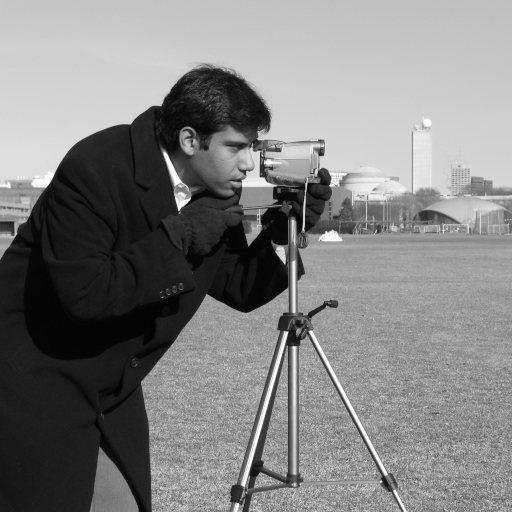
#> input picture skimage.data.camera(), 512 x 512 px
$ jupyter execute --allow-errors Lab5.3.ipynb
#> lines starting #> are read from the running program, lines starting #| are printed output that depends on the picture; after the words box and inside, x2 and y2 are one past the last pixel; in counts of white or black regions, pixels touching at a corner belong together
# Ideal Lowpass Filter for 2-D Signals: Continuous and Discrete Signals (image)

# I – Bộ lọc thông thấp lý tưởng cho tín hiệu liên tục 2 chiều

Khi làm việc với một bộ lọc thông thấp lý tưởng hình chữ nhật kích thước $P \times Q$ trong tín hiệu 2D (ví dụ như ảnh), nguyên lý vẫn tương tự như bộ lọc thông thấp hình tròn, nhưng hình dạng vùng thông (pass-band) thay đổi. Thay vì dùng bán kính để xác định tần số cắt, ta xác định các tần số cắt theo hai trục $u$ và $v$, tạo thành vùng elip hoặc hình chữ nhật trong miền tần số.

---

## A – Bộ lọc thông thấp hình chữ nhật cho tín hiệu liên tục

### 1. Biến đổi Fourier

Với tín hiệu 2D $f(x, y)$, biến đổi Fourier được tính như sau:

$$
F(u, v) = \int_{-\infty}^{\infty} \int_{-\infty}^{\infty} f(x, y) e^{-i2\pi(ux + vy)} \, dx \, dy
$$

---

### 2. Hàm lọc

Bộ lọc thông thấp hình chữ nhật lý tưởng có đáp ứng tần số:

$$
H(u, v) =
\begin{cases}
1 & \text{nếu } |u| \le D_u \text{ và } |v| \le D_v \\
0 & \text{ngược lại}
\end{cases}
$$

Trong đó $D_u$ và $D_v$ là tần số cắt theo hai trục $u$ và $v$.
Điều này tạo thành một hình chữ nhật trong miền tần số, tâm tại gốc.

---

### 3. Tín hiệu sau lọc

Trong miền tần số:

$$
G(u, v) = H(u, v) \cdot F(u, v)
$$

---

### 4. Biến đổi ngược

Quay lại miền không gian:

$$
g(x, y) = \int_{-\infty}^{\infty} \int_{-\infty}^{\infty} G(u, v) e^{i2\pi(ux + vy)} \, du \, dv
$$

---

# B – Bộ lọc thông thấp hình tròn 2D (liên tục)

Trong xử lý ảnh, khi chuyển ảnh sang miền tần số, phổ thu được chứa các thành phần tần số đại diện cho mức độ chi tiết khác nhau của ảnh. Bộ lọc thông thấp hình tròn được dùng để làm suy giảm các thành phần tần số cao (thường là nhiễu hoặc chi tiết sắc nét), đồng thời giữ lại thành phần tần số thấp (cấu trúc tổng thể của ảnh).

---

## Công thức toán học

### 1. Biến đổi Fourier của ảnh

$$
F(u, v) = \int \int f(x, y) e^{-j 2\pi (ux + vy)} \, dx \, dy
$$

---

### 2. Tọa độ tần số

Thông thường thành phần tần số 0 được dịch về tâm phổ để dễ quan sát và xử lý.

---

### 3. Hàm lọc hình tròn

$$
H(u, v) =
\begin{cases}
1 & \text{nếu } \sqrt{(u-u_0)^2 + (v-v_0)^2} \le D_0 \\
0 & \text{ngược lại}
\end{cases}
$$

Trong đó $D_0$ là tần số cắt và $(u_0, v_0)$ là tâm phổ.

---

### 4. Áp dụng bộ lọc

$$
G(u, v) = H(u, v) \cdot F(u, v)
$$

---

### 5. Biến đổi ngược

$$
g(x, y) = \int \int G(u, v) e^{j 2\pi (ux + vy)} \, du \, dv
$$

---

## Ứng dụng

- Giảm nhiễu
- Làm mịn ảnh
- Nhấn mạnh cấu trúc lớn

Tuy nhiên bộ lọc lý tưởng có ranh giới cắt sắc nét nên có thể gây hiện tượng ringing. Do đó các bộ lọc như Gaussian hoặc Butterworth thường được ưu tiên hơn.

---

# B – Bộ lọc thông thấp hình tròn lý tưởng cho tín hiệu rời rạc

Trong thực tế, ảnh số là rời rạc và hữu hạn kích thước $P \times Q$.

## 1. DFT 2D của ảnh

$$
F(u,v) = \sum_{x=0}^{P-1} \sum_{y=0}^{Q-1} f(x,y) e^{-i2\pi \left(\frac{ux}{P} + \frac{vy}{Q}\right)}
$$

---

## 2. Hàm lọc

$$
H(u,v) =
\begin{cases}
1 & \text{nếu }
\sqrt{\left(\frac{u-P/2}{P/2}\right)^2 + \left(\frac{v-Q/2}{Q/2}\right)^2}
\le \frac{D_0}{\min(P,Q)} \\
0 & \text{ngược lại}
\end{cases}
$$

---

## 3. Áp dụng lọc

$$
G(u,v) = H(u,v) \cdot F(u,v)
$$

---

## 4. Biến đổi ngược

$$
g(x,y) = \frac{1}{PQ}
\sum_{u=0}^{P-1}
\sum_{v=0}^{Q-1}
G(u,v) e^{i2\pi \left(\frac{ux}{P} + \frac{vy}{Q}\right)}
$$

---

# C – Bộ lọc thông thấp hình chữ nhật cho tín hiệu rời rạc

Hàm lọc:

$$
H(u,v)=
\begin{cases}
1 & \text{nếu }
|u-\frac{P}{2}| \le \frac{D_0}{2}
\text{ và }
|v-\frac{Q}{2}| \le \frac{D_0}{2} \\
0 & \text{ngược lại}
\end{cases}
$$

---

# So sánh bộ lọc hình chữ nhật và hình tròn

| Tiêu chí | Hình chữ nhật | Hình tròn |
|-----------|---------------|------------|
| Ưu điểm | Dễ cài đặt, chọn lọc theo hướng | Lọc đẳng hướng, ít méo hình học |
| Nhược điểm | Méo hình học, anisotropy, ringing | Khó kiểm soát hướng, vẫn có ringing |
| Ứng dụng | Khi cần ưu tiên hướng cụ thể | Làm mịn tổng quát |

---

# Kết luận

Việc chọn bộ lọc phụ thuộc vào yêu cầu bài toán:

- Hình tròn: phù hợp cho làm mịn tổng quát.
- Hình chữ nhật: phù hợp khi cần xử lý tần số theo hướng cụ thể.

Cả hai đều có thể gây ringing do biên cắt sắc nét, vì vậy trong thực tế thường dùng bộ lọc có chuyển tiếp mượt hơn.

#### D - CODE IMPLEMENTATION FOR 2D CIRCULAR LOWPASS FILTER

[cell 1]
import numpy as np
import matplotlib.pyplot as plt
from scipy.fftpack import fftshift, ifftshift, fft2, ifft2
from skimage import data, img_as_float

# Load image
image = img_as_float(data.camera())

# FFT of the image
F = fftshift(fft2(image))

# Generate the filter mask
rows, cols = image.shape
crow, ccol = rows // 2, cols // 2
D0 = 50
H = np.zeros((rows, cols), dtype=np.float32)
for u in range(rows):
    for v in range(cols):
        D = np.sqrt((u - crow) ** 2 + (v - ccol) ** 2)
        H[u, v] = 1 if D <= D0 else 0
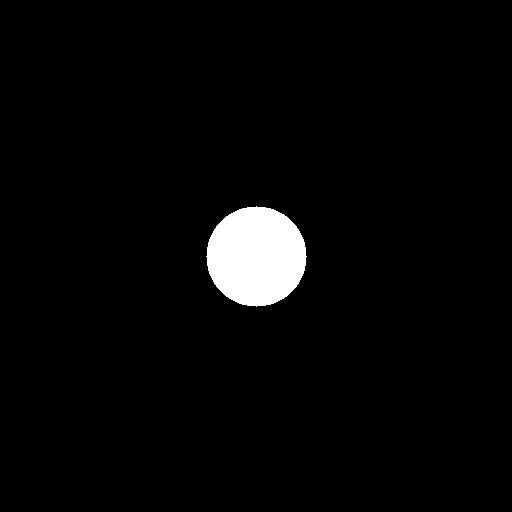
#> H: shape (512, 512) float32; values 0 (black) and 1 (white), 3% white; 1 white region, box (x1, y1, x2, y2) and area: (206, 206, 307, 307) 7845

# Apply filter in frequency domain
G = H * F

# Inverse FFT to get the filtered image
g = np.real(ifft2(ifftshift(G)))

# Display the original and filtered images
plt.figure(figsize=(12, 6))
plt.subplot(121), plt.imshow(image, cmap="gray"), plt.title("Original Image")
plt.subplot(122), plt.imshow(g, cmap="gray"), plt.title("Filtered Image (Ideal LPF)")
plt.show()

#### E - CODE IMPLEMENTATION FOR RECTANGULAR LOWPASS FILTER

[cell 2]
import numpy as np
import matplotlib.pyplot as plt
from scipy.fftpack import fftshift, ifftshift, fft2, ifft2
from skimage import data, img_as_float

# Load image
image = img_as_float(data.camera())

# FFT of the image
F = fftshift(fft2(image))

# Generate the filter mask for a rectangular lowpass filter
rows, cols = image.shape
crow, ccol = rows // 2, cols // 2
D0 = 50  # Half-width of the rectangular filter

# Initialize the filter mask
H = np.zeros((rows, cols), dtype=np.float32)

# Apply the rectangular condition
for u in range(rows):
    for v in range(cols):
        if abs(u - crow) <= D0 and abs(v - ccol) <= D0:
            H[u, v] = 1  # Inside the rectangle
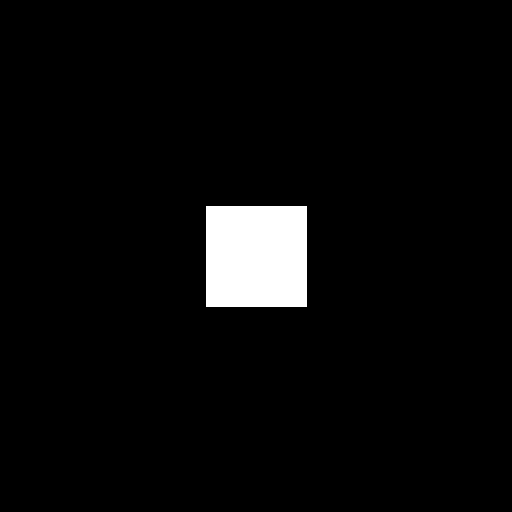
#> H: shape (512, 512) float32; values 0 (black) and 1 (white), 3.9% white; 1 white region, box (x1, y1, x2, y2) and area: (206, 206, 307, 307) 10201

# Apply filter in frequency domain
G = H * F

# Inverse FFT to get the filtered image
g = np.real(ifft2(ifftshift(G)))

# Display the original and filtered images
plt.figure(figsize=(12, 6))
plt.subplot(121), plt.imshow(image, cmap='gray'), plt.title('Original Image')
plt.subplot(122), plt.imshow(g, cmap='gray'), plt.title('Filtered Image (Rectangular LPF)')
plt.show()

### F - CODE IMPLEMENTATION FOR CUT-OFF FREQUENCY FOR BOTH RECTANGULAR AND CIRCULAR LP FILTER

#### Setting the Cutoff Frequency

**Cutoff Frequency $D_0$:**
The choice of $D_0$ is crucial in determining the behavior of the ILPF. The cutoff frequency defines the boundary between the retained low frequencies and the eliminated high frequencies. The process to set $D_0$ involves considering several factors:

1. **Desired Level of Smoothing:**
   - Lower $D_0$ values result in more pronounced smoothing, as more high-frequency content is removed. This is useful for reducing noise but at the risk of losing significant image details.
   - Higher $D_0$ values preserve more detail but may retain more noise.

2. **Nature of the Image/Signal:**
   - Images with finer details may require a higher $D_0$ to preserve these details.
   - For signals or images predominantly composed of lower frequencies, a lower $D_0$ might suffice.

3. **Frequency Analysis:**
   - Analyzing the frequency content of the image or signal can guide the setting of $D_0$. For example, if frequency analysis reveals that significant information content drops beyond a certain frequency, this point can inform an appropriate $D_0$.

#### Practical Considerations and Limitations

While ILPFs are conceptually simple and widely taught for educational purposes, their practical use is limited due to the side effects caused by their abrupt cutoff, such as ringing artifacts due to the Gibbs phenomenon. More advanced filters, such as Butterworth or Gaussian lowpass filters, offer smoother transitions and are often used in practical applications to avoid such artifacts.

In summary, when implementing an ILPF, the choice of $D_0$ should balance between adequate noise reduction and preservation of important image details, tailored to the specific requirements of the application.

[cell 3]
import numpy as np
import matplotlib.pyplot as plt
from scipy.fftpack import fftshift, ifftshift, fft2, ifft2
from skimage import data, img_as_float

# Load image
image = img_as_float(data.camera())

# FFT of the image
F = fftshift(fft2(image))

# Generate the filter masks
rows, cols = image.shape
crow, ccol = rows // 2 , cols // 2
D0 = 50  # Cutoff radius

# Circular filter mask
H_circular = np.zeros((rows, cols), dtype=np.float32)
for u in range(rows):
    for v in range(cols):
        D = np.sqrt((u - crow)**2 + (v - ccol)**2)
        H_circular[u, v] = 1 if D <= D0 else 0

# Rectangular filter mask
H_rectangular = np.zeros((rows, cols), dtype=np.float32)
r_half = c_half = D0  # Rectangular dimensions based on D0
H_rectangular[crow-r_half:crow+r_half, ccol-c_half:ccol+c_half] = 1

# Apply filters in frequency domain
G_circular = H_circular * F
G_rectangular = H_rectangular * F

# Inverse FFT to get the filtered images
g_circular = np.real(ifft2(ifftshift(G_circular)))
g_rectangular = np.real(ifft2(ifftshift(G_rectangular)))

# Display the original and filtered images
plt.figure(figsize=(18, 6))
plt.subplot(131), plt.imshow(image, cmap='gray'), plt.title('Original Image')
plt.subplot(132), plt.imshow(g_circular, cmap='gray'), plt.title('Circular LPF')
plt.subplot(133), plt.imshow(g_rectangular, cmap='gray'), plt.title('Rectangular LPF')
plt.show()

[cell 4]
import cv2
import numpy as np
from skimage import data, img_as_float
from numpy.fft import fft2, ifft2, fftshift, ifftshift

def apply_filters(val):
#> called with val = 0
    D0 = cv2.getTrackbarPos('Cutoff Frequency', 'Filters')
    # Circular filter mask
    H_circular = np.zeros_like(F, dtype=np.float32)
    # Rectangular filter mask
    H_rectangular = np.zeros_like(F, dtype=np.float32)

    rows, cols = image.shape
    crow, ccol = rows // 2, cols // 2

    # Update masks
    for u in range(rows):
        for v in range(cols):
            D = np.sqrt((u - crow) ** 2 + (v - ccol) ** 2)
            if D <= D0:
                H_circular[u, v] = 1
            if abs(u - crow) <= D0 and abs(v - ccol) <= D0:
                H_rectangular[u, v] = 1

    # Apply filters in frequency domain
    G_circular = H_circular * F
    G_rectangular = H_rectangular * F

    # Inverse FFT to get the filtered images
    g_circular = np.real(ifft2(ifftshift(G_circular)))
    g_rectangular = np.real(ifft2(ifftshift(G_rectangular)))

    # Combine images side by side
    combined_image = np.hstack((image, g_circular, g_rectangular))

    # Add titles to images
    titles = ['Original Image', 'Circular Filter', 'Rectangular Filter']
    for i, title in enumerate(titles):
        cv2.putText(combined_image, title, (i*cols + 10, 30),
                    cv2.FONT_HERSHEY_SIMPLEX, 1, (255, 255, 255), 2, cv2.LINE_AA)
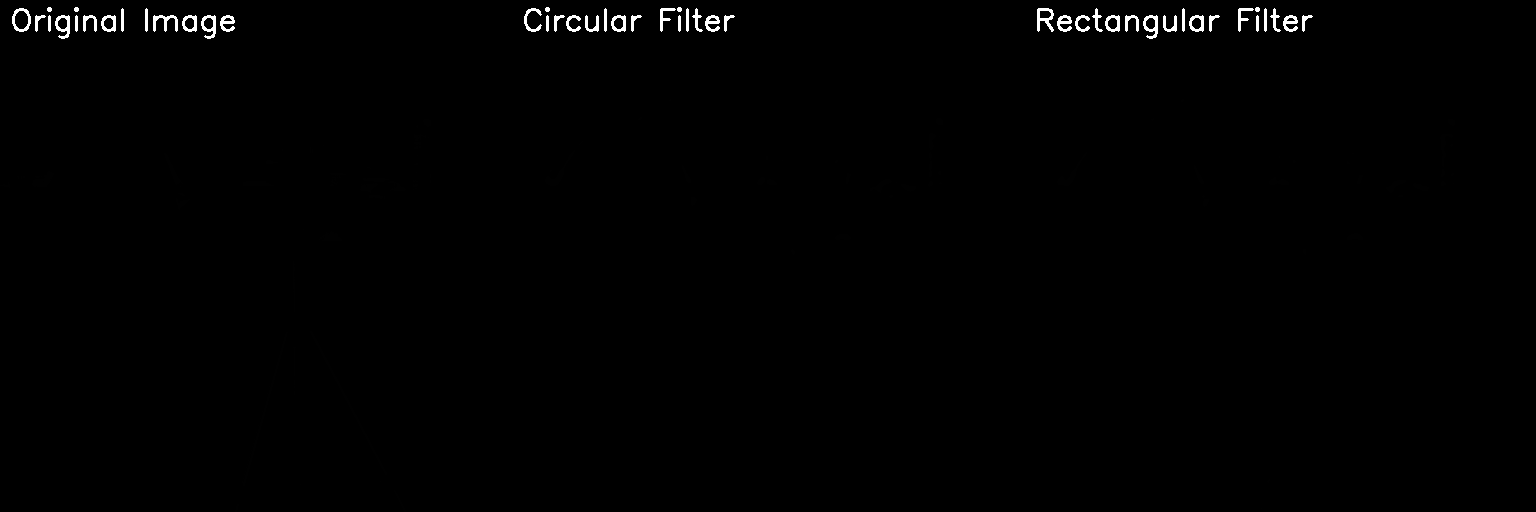
#> combined_image: shape (512, 1536) float64; min -0.0887, max 255, mean 2.1; drawn with min black and max white

    # Display images
    cv2.imshow('Filters', combined_image)
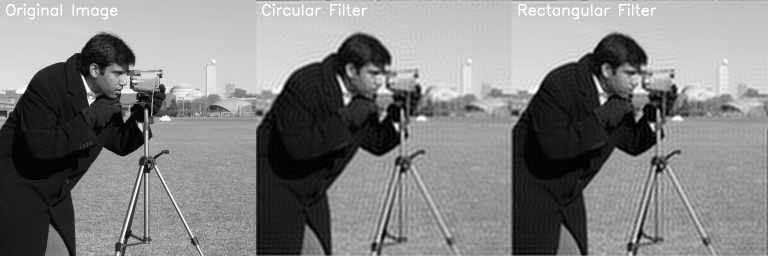
#> window 'Filters': shape (512, 1536) (shown at 1/2 size); min 0, max 255, mean 129.1

# Load image from skimage and convert to float
image = img_as_float(data.camera())

# FFT of the image
F = fftshift(fft2(image))

# Create a window and trackbar
cv2.namedWindow('Filters')
cv2.createTrackbar('Cutoff Frequency', 'Filters', 50, min(image.shape)//2, apply_filters)

# Initialize display
apply_filters(0)  # Initial call to display image

# Wait until user closes the program
cv2.waitKey(0)
cv2.destroyAllWindows()

### G - Visualization for Circular Lowpass Filter

[cell 5]
import numpy as np
import matplotlib.pyplot as plt
from numpy.fft import ifftshift, ifft2

# Set the size of the image and filter
P, Q = 512, 512  # Example dimensions, you can change these as needed
D0 = 50  # Radius of the circular ILPF

# Create meshgrid
x = np.linspace(-Q/2, Q/2 - 1, Q)
y = np.linspace(-P/2, P/2 - 1, P)
X, Y = np.meshgrid(x, y)
D = np.sqrt(X**2 + Y**2)  # Distance from center

# Create the ideal low-pass filter
H = np.zeros((P, Q))
H[D <= D0] = 1

# Visualize the Frequency Domain Representation
plt.figure(figsize=(12, 6))
plt.subplot(121)
plt.imshow(H, extent=(-Q/2, Q/2 - 1, -P/2, P/2 - 1), cmap='gray')
plt.title("Circular ILPF in Frequency Domain")
plt.colorbar()

# Compute the inverse Fourier Transform to get the spatial representation
h = ifftshift(ifft2(ifftshift(H)))
h_magnitude = np.abs(h)

# Visualize the Time Domain Representation
plt.subplot(122)
plt.imshow(h_magnitude, extent=(-Q/2, Q/2 - 1, -P/2, P/2 - 1), cmap='gray')
plt.title("Spatial (Time) Domain Representation")
plt.colorbar()

plt.show()
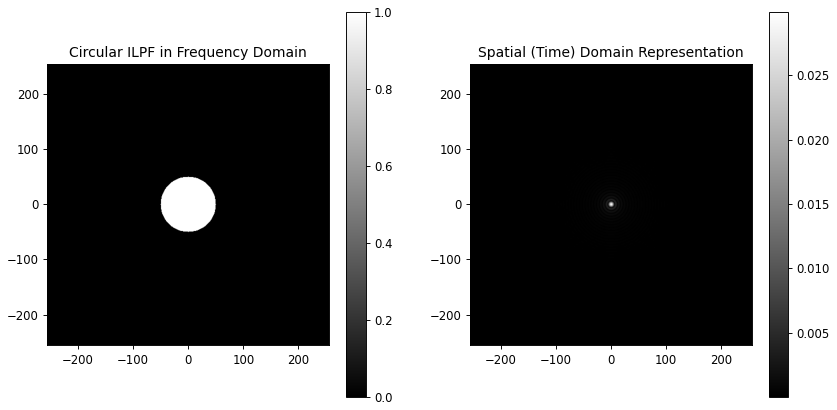
#> figure drawn by matplotlib, 4 panels

### Visualization for Ideal Rectangular Lowpass Filter

[cell 6]
import numpy as np
import matplotlib.pyplot as plt
from numpy.fft import ifftshift, ifft2

# Set the size of the image and filter
P, Q = 512, 512  # Example dimensions, you can change these as needed
D0 = 50  # Width/Height of the rectangular low-pass filter

# Create meshgrid
x = np.linspace(-Q/2, Q/2 - 1, Q)
y = np.linspace(-P/2, P/2 - 1, P)
X, Y = np.meshgrid(x, y)

# Create the rectangular low-pass filter
H = np.zeros((P, Q))
H[(abs(X) <= D0/2) & (abs(Y) <= D0/2)] = 1  # Rectangular condition

# Visualize the Frequency Domain Representation
plt.figure(figsize=(12, 6))
plt.subplot(121)
plt.imshow(H, extent=(-Q/2, Q/2 - 1, -P/2, P/2 - 1), cmap='gray')
plt.title("Rectangular ILPF in Frequency Domain")
plt.colorbar()

# Compute the inverse Fourier Transform to get the spatial representation
h = ifftshift(ifft2(ifftshift(H)))
h_magnitude = np.abs(h)

# Visualize the Time Domain Representation
plt.subplot(122)
plt.imshow(h_magnitude, extent=(-Q/2, Q/2 - 1, -P/2, P/2 - 1), cmap='gray')
plt.title("Spatial (Time) Domain Representation")
plt.colorbar()

plt.show()

[cell 7]
import numpy as np
import matplotlib.pyplot as plt
from matplotlib.image import imread
from numpy.fft import fft2, fftshift

# Load an image
image_path = './DIP3E_Original_Images_CH04/Fig0441(a)(characters_test_pattern).tif'  # Update the path to your image file
#> (the rest of this cell did not finish here and is left out)

[cell 8]
import numpy as np
import matplotlib.pyplot as plt
from numpy.fft import fftshift, ifftshift, fft2, ifft2
import ipywidgets as widgets
from IPython.display import display

# Set the size of the image and filter
P, Q = 512, 512
#> P = 512; Q = 512
D0_init = 50

# Create meshgrid
x = np.linspace(-Q/2, Q/2 - 1, Q)
y = np.linspace(-P/2, P/2 - 1, P)
X, Y = np.meshgrid(x, y)

# Initialize plot
fig, ax = plt.subplots(2, 2, figsize=(12, 12))
plt.subplots_adjust(hspace=0.3, wspace=0.3)
im1 = ax[0, 0].imshow(np.zeros((P, Q)), extent=(-Q/2, Q/2 - 1, -P/2, P/2 - 1), cmap='gray')
ax[0, 0].set_title("Circular Filter in Frequency Domain")
im2 = ax[1, 0].imshow(np.zeros((P, Q)), extent=(-Q/2, Q/2 - 1, -P/2, P/2 - 1), cmap='gray')
ax[1, 0].set_title("Circular Filter Spatial Domain")
im3 = ax[0, 1].imshow(np.zeros((P, Q)), extent=(-Q/2, Q/2 - 1, -P/2, P/2 - 1), cmap='gray')
ax[0, 1].set_title("Rectangular Filter in Frequency Domain")
im4 = ax[1, 1].imshow(np.zeros((P, Q)), extent=(-Q/2, Q/2 - 1, -P/2, P/2 - 1), cmap='gray')
ax[1, 1].set_title("Rectangular Filter Spatial Domain")

# Widgets for control
cutoff_slider = widgets.IntSlider(value=D0_init, min=0, max=250, step=1, description='Cutoff Frequency:')
zoom_slider = widgets.FloatSlider(value=1, min=1, max=10, step=0.1, description='Zoom:')
pan_slider = widgets.FloatSlider(value=0, min=-0.5, max=0.5, step=0.01, description='Pan:')

def update(change):
    D0 = cutoff_slider.value
    zoom = zoom_slider.value
    pan = pan_slider.value

    # Circular Filter
    D = np.sqrt(X**2 + Y**2)
    H_circular = (D <= D0).astype(int)
    h_circular = ifftshift(ifft2(ifftshift(H_circular)))

    # Rectangular Filter
    H_rectangular = np.zeros((P, Q))
    H_rectangular[int(P/2-D0):int(P/2+D0), int(Q/2-D0):int(Q/2+D0)] = 1
    h_rectangular = ifftshift(ifft2(ifftshift(H_rectangular)))

    extent = np.array([-Q/2, Q/2 - 1, -P/2, P/2 - 1]) * zoom + pan * Q
#> extent = [-256, 255, -256, 255]

    # Update plots
    im1.set_data(H_circular)
    im1.set_extent(extent)
    im1.set_cmap('gray')
    im1.set_clim(0, 1)

    im2.set_data(np.abs(h_circular))
    im2.set_extent(extent)
    im2.set_cmap('gray')
    im2.set_clim(0, np.abs(h_circular).max())

    im3.set_data(H_rectangular)
    im3.set_extent(extent)
    im3.set_cmap('gray')
    im3.set_clim(0, 1)

    im4.set_data(np.abs(h_rectangular))
    im4.set_extent(extent)
    im4.set_cmap('gray')
    im4.set_clim(0, np.abs(h_rectangular).max())

    fig.canvas.draw_idle()

cutoff_slider.observe(update, names='value')
zoom_slider.observe(update, names='value')
pan_slider.observe(update, names='value')

display(cutoff_slider, zoom_slider, pan_slider)
update(None)  # Initial update call to set the plots correctly
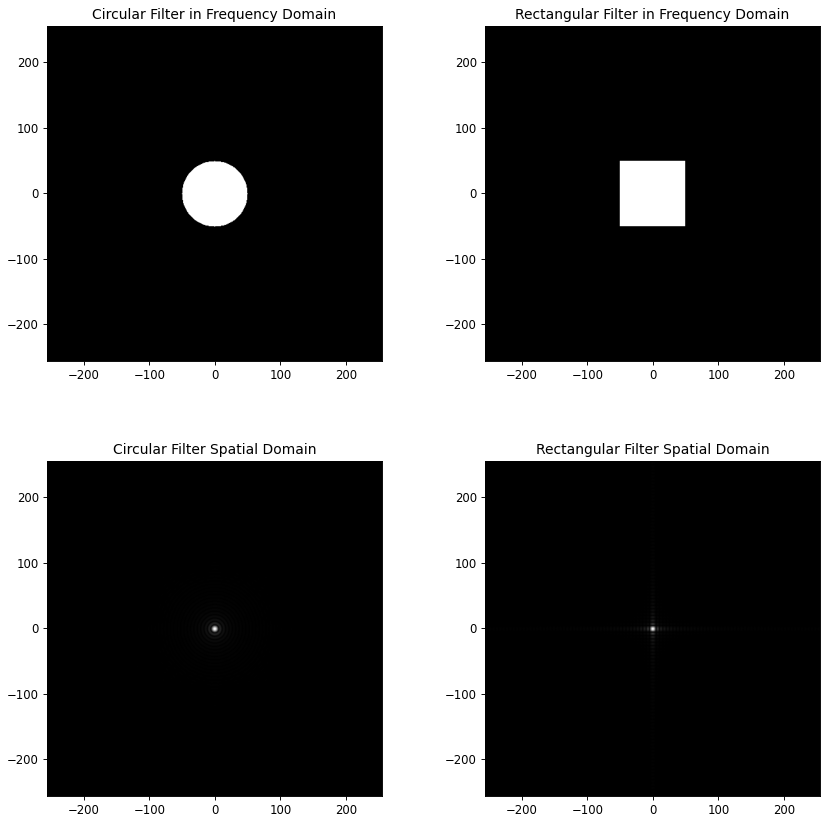
#> figure drawn by matplotlib, 4 panels
#> the answer given: ../PROJECT/BACKEND/dsp_structure.png
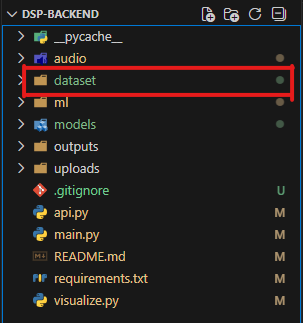
#> input picture PROJECT/BACKEND/dsp_structure.png, 303 x 323 px

[cell 9]
import numpy as np
import cv2
from scipy.fftpack import fftshift, ifftshift, fft2, ifft2
from skimage import io, img_as_float
import tkinter as tk
from tkinter import filedialog

def ideal_lpf(image, D0):
#> called with D0 = 50
    P, Q = image.shape
    U, V = np.meshgrid(range(Q), range(P), indexing='xy')
    D = np.sqrt((U - Q/2)**2 + (V - P/2)**2)
    H = (D <= D0).astype(int)
    return H

def update_cutoff(val):
    D0 = val
    H = ideal_lpf(image, D0)
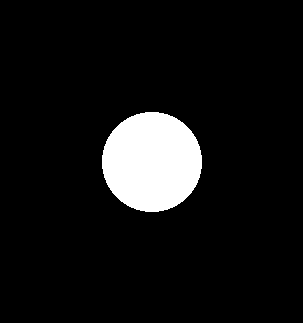
#> H: shape (323, 303) int64; values 0 (black) and 1 (white), 8% white; 1 white region, box (x1, y1, x2, y2) and area: (102, 112, 202, 212) 7860
    G = H * F
    filtered_image = np.real(ifft2(ifftshift(G)))
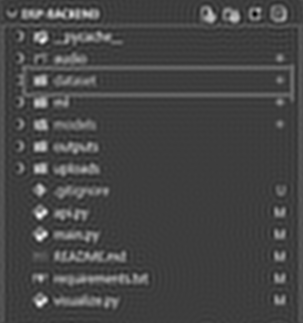
#> filtered_image: shape (323, 303) float64; min -0.172, max 0.932, mean 0.13; drawn with min black and max white
    cv2.imshow('Filtered Image with Ideal LPF', filtered_image)

def open_image():
    root = tk.Tk()
    root.withdraw()  # Hide the main window
    file_path = filedialog.askopenfilename()
    return file_path

# Use tkinter to open file dialog and choose an image
file_path = open_image()
if file_path:
    image = io.imread(file_path, as_gray=True)
    image = img_as_float(image)

    # Compute FFT
    F = fftshift(fft2(image))

    # Initial cutoff frequency
    D0 = 50

    # Set up OpenCV windows and trackbar
    cv2.namedWindow('Filtered Image with Ideal LPF')
    cv2.createTrackbar('Cutoff Frequency', 'Filtered Image with Ideal LPF', D0, 100, update_cutoff)

    # Display initial filtering
    update_cutoff(D0)

    # Wait for user interaction
    cv2.waitKey(0)
    cv2.destroyAllWindows()
else:
    print("No file selected.")
